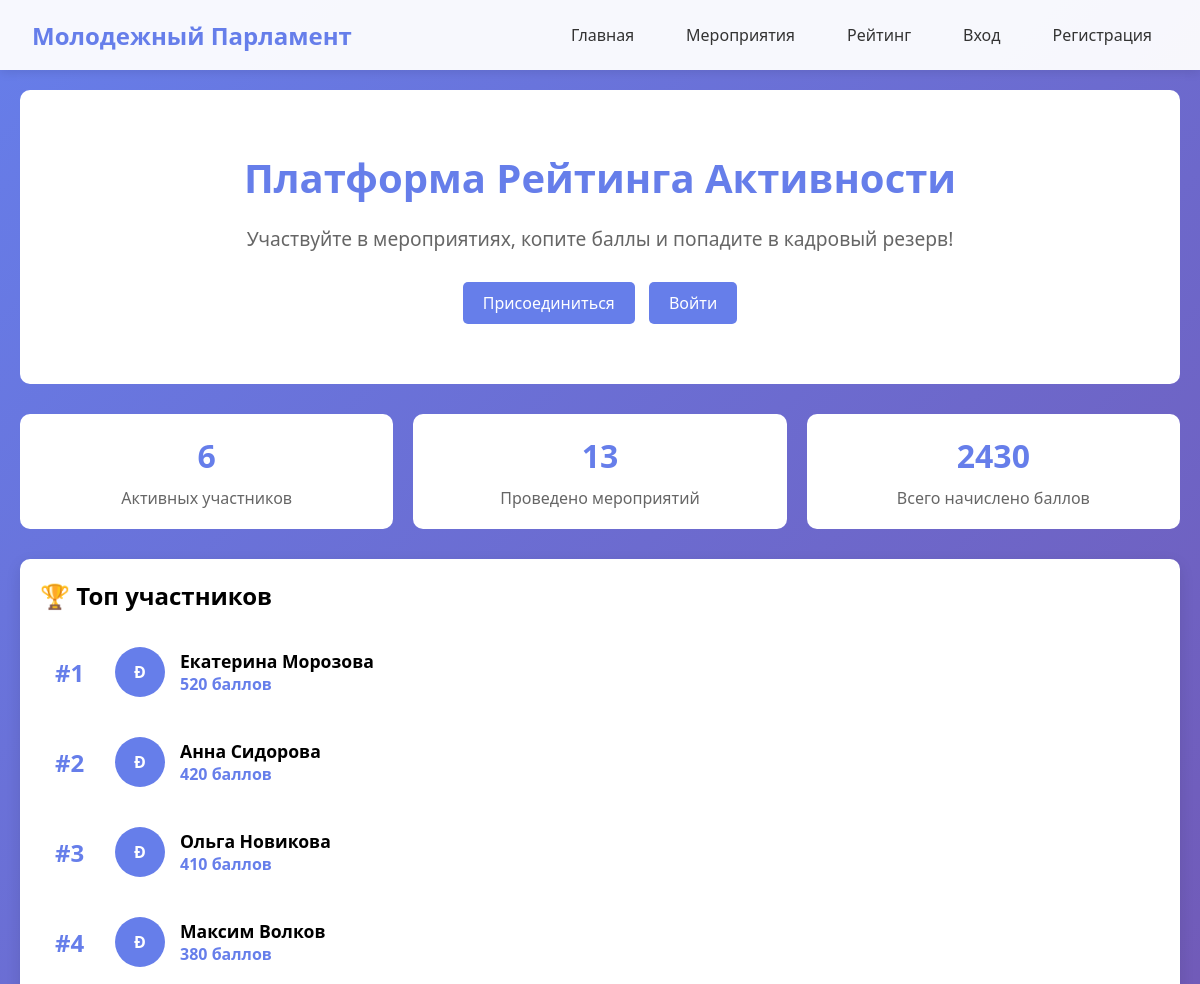
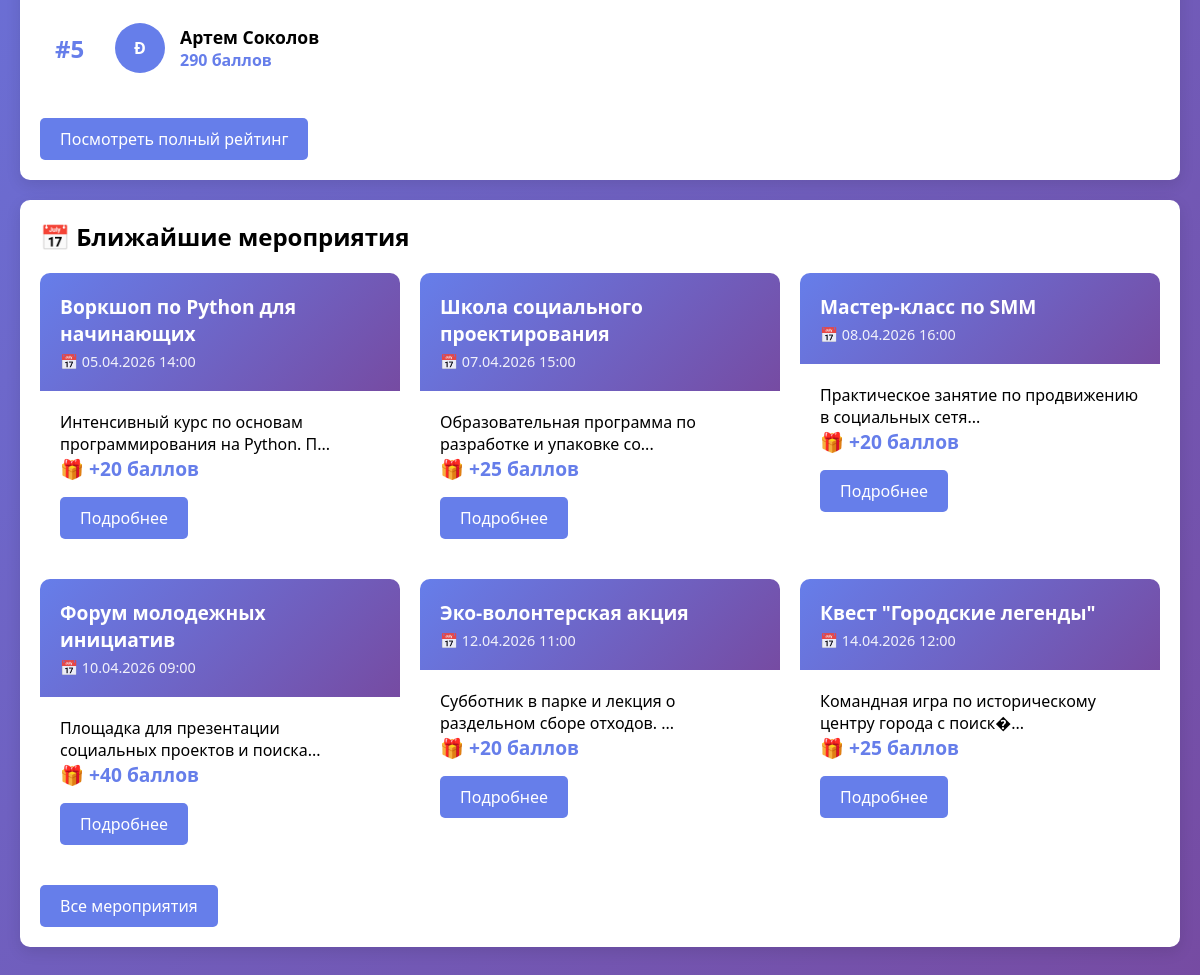
The page / on the database its author committed (2 pictures, top to bottom).
### tables this page shows
CREATE TABLE `users` (
  `id` int NOT NULL,
  `username` varchar(50) NOT NULL,
  `email` varchar(100) NOT NULL,
  `password` varchar(255) NOT NULL,
  `full_name` varchar(100) NOT NULL,
  `role` enum('participant','organizer','admin','hr') DEFAULT 'participant',
  `city` varchar(100) DEFAULT NULL,
  `age` int DEFAULT NULL,
  `education_org` varchar(200) DEFAULT NULL,
  `team_name` varchar(100) DEFAULT NULL,
  `total_points` int DEFAULT '0',
  `trust_rating` decimal(3,2) DEFAULT '5.00',
  `created_at` timestamp NULL DEFAULT CURRENT_TIMESTAMP,
  `is_active` tinyint(1) DEFAULT '1'
);

CREATE TABLE `events` (
  `id` int NOT NULL,
  `title` varchar(200) NOT NULL,
  `description` text,
  `event_date` datetime NOT NULL,
  `location` varchar(200) DEFAULT NULL,
  `category` enum('IT','Социальное проектирование','Медиа','Другое') DEFAULT 'Другое',
  `difficulty_coefficient` decimal(3,2) DEFAULT '1.00',
  `points_awarded` int DEFAULT '10',
  `bonus_description` text,
  `organizer_id` int DEFAULT NULL,
  `is_verified` tinyint(1) DEFAULT '0',
  `created_at` timestamp NULL DEFAULT CURRENT_TIMESTAMP
);

### config.php (called while the page is built, shortened)
<?php
function isLoggedIn() {
    return isset($_SESSION['user_id']);
}
?>

### index.php (the view, shortened to what this page needs)
<?php
require_once 'config.php';
$pdo = getDB();
$topParticipants = $pdo->query("
    SELECT username, full_name, total_points
    FROM users
    WHERE role = 'participant'
    ORDER BY total_points DESC
    LIMIT 5
")->fetchAll();
$upcomingEvents = $pdo->query("
    SELECT * FROM events
    WHERE event_date > NOW() AND is_verified = 1
    ORDER BY event_date ASC
    LIMIT 6
")->fetchAll();
?>
<!DOCTYPE html>
<html lang="ru">
<head>
    <link rel="stylesheet" href="style.css">
</head>
<body>
    <nav class="navbar">
        <div class="nav-container">
            <a href="index.php" class="logo">Молодежный Парламент</a>
            <div class="nav-links">
                <a href="index.php">Главная</a>
                <a href="events.php">Мероприятия</a>
                <a href="leaderboard.php">Рейтинг</a>
                <?php if(isLoggedIn()): ?>
                    <a href="dashboard.php">Личный кабинет</a>
                    <a href="profile.php">Профиль</a>
                    <?php if(hasRole('organizer') || hasRole('admin')): ?>
                        <a href="create_event.php">Создать мероприятие</a>
                    <?php endif; ?>
                    <?php if(hasRole('hr') || hasRole('admin')): ?>
                        <a href="hr_panel.php">Кадровый резерв</a>
                    <?php endif; ?>
                    <?php if(hasRole('admin')): ?>
                        <a href="admin.php">Админка</a>
                    <?php endif; ?>
                    <a href="logout.php" class="btn btn-danger">Выход</a>
                <?php else: ?>
                    <a href="login.php">Вход</a>
                    <a href="register.php">Регистрация</a>
                <?php endif; ?>
            </div>
        </div>
    </nav>
    <div class="container">
        <div style="text-align: center; padding: 60px 20px; background: white; border-radius: 10px; margin-bottom: 30px;">
            <h1 style="font-size: 2.5rem; color: #667eea;">Платформа Рейтинга Активности</h1>
            <p style="font-size: 1.2rem; color: #666; margin-top: 20px;">Участвуйте в мероприятиях, копите баллы и попадите в кадровый резерв!</p>
            <?php if(!isLoggedIn()): ?>
                <div style="margin-top: 30px;">
                    <a href="register.php" class="btn" style="margin-right: 10px;">Присоединиться</a>
                    <a href="login.php" class="btn">Войти</a>
                </div>
            <?php endif; ?>
        </div>
        <div class="stats-grid">
            <div class="stat-card">
                <div class="stat-value"><?= $pdo->query("SELECT COUNT(*) FROM users WHERE role='participant'")->fetchColumn() ?></div>
                <div class="stat-label">Активных участников</div>
            </div>
            <div class="stat-card">
                <div class="stat-value"><?= $pdo->query("SELECT COUNT(*) FROM events WHERE is_verified=1")->fetchColumn() ?></div>
                <div class="stat-label">Проведено мероприятий</div>
            </div>
            <div class="stat-card">
                <div class="stat-value"><?= $pdo->query("SELECT SUM(total_points) FROM users")->fetchColumn() ?></div>
                <div class="stat-label">Всего начислено баллов</div>
            </div>
        </div>
        <div class="card">
            <h2>🏆 Топ участников</h2>
            <div style="margin-top: 20px;">
                <?php foreach($topParticipants as $index => $participant): ?>
                    <div class="leaderboard-item">
                        <div class="rank">#<?= $index + 1 ?></div>
                        <div class="avatar"><?= strtoupper(substr($participant['full_name'], 0, 1)) ?></div>
                        <div class="user-info">
                            <div class="user-name"><?= htmlspecialchars($participant['full_name']) ?></div>
                            <div class="user-points"><?= $participant['total_points'] ?> баллов</div>
                        </div>
                    </div>
                <?php endforeach; ?>
            </div>
            <a href="leaderboard.php" class="btn" style="margin-top: 20px;">Посмотреть полный рейтинг</a>
        </div>
        <div class="card">
            <h2>📅 Ближайшие мероприятия</h2>
            <div class="events-grid" style="margin-top: 20px;">
                <?php foreach($upcomingEvents as $event): ?>
                    <div class="event-card">
                        <div class="event-header">
                            <div class="event-title"><?= htmlspecialchars($event['title']) ?></div>
                            <div class="event-date">📅 <?= date('d.m.Y H:i', strtotime($event['event_date'])) ?></div>
                        </div>
                        <div class="event-body">
                            <p><?= htmlspecialchars(substr($event['description'], 0, 100)) ?>...</p>
                            <div class="event-points">🎁 +<?= $event['points_awarded'] ?> баллов</div>
                            <a href="event_detail.php?id=<?= $event['id'] ?>" class="btn" style="margin-top: 15px;">Подробнее</a>
                        </div>
                    </div>
                <?php endforeach; ?>
            </div>
            <a href="events.php" class="btn" style="margin-top: 20px;">Все мероприятия</a>
        </div>
    </div>
</body>
</html>

### style.css (style rules this page uses)
* { margin: 0; padding: 0; box-sizing: border-box; }
body { font-family: 'Segoe UI', Tahoma, Geneva, Verdana, sans-serif; background: linear-gradient(135deg, #667eea 0%, #764ba2 100%); min-height: 100vh; }
.container { max-width: 1200px; margin: 0 auto; padding: 20px; }
.navbar { background: rgba(255, 255, 255, 0.95); box-shadow: 0 2px 10px rgba(0,0,0,0.1); position: sticky; top: 0; z-index: 1000; }
.nav-container { max-width: 1200px; margin: 0 auto; padding: 1rem 2rem; display: flex; justify-content: space-between; align-items: center; }
.logo { font-size: 1.5rem; font-weight: bold; color: #667eea; text-decoration: none; }
.nav-links { display: flex; gap: 20px; align-items: center; }
.nav-links a { text-decoration: none; color: #333; padding: 8px 16px; border-radius: 5px; transition: all 0.3s; }
.card { background: white; border-radius: 10px; box-shadow: 0 5px 15px rgba(0,0,0,0.1); padding: 20px; margin-bottom: 20px; transition: transform 0.3s; }
.btn { display: inline-block; padding: 10px 20px; background: #667eea; color: white; border: none; border-radius: 5px; cursor: pointer; font-size: 16px; transition: background 0.3s; text-decoration: none; }
.stats-grid { display: grid; grid-template-columns: repeat(auto-fit, minmax(250px, 1fr)); gap: 20px; margin-bottom: 30px; }
.stat-card { background: white; padding: 20px; border-radius: 10px; text-align: center; }
.stat-value { font-size: 2rem; font-weight: bold; color: #667eea; }
.stat-label { color: #666; margin-top: 10px; }
.leaderboard-item { display: flex; align-items: center; padding: 15px; background: white; margin-bottom: 10px; border-radius: 10px; }
.rank { font-size: 1.5rem; font-weight: bold; width: 60px; color: #667eea; }
.avatar { width: 50px; height: 50px; border-radius: 50%; background: #667eea; display: flex; align-items: center; justify-content: center; color: white; font-weight: bold; margin-right: 15px; }
.user-info { flex: 1; }
.user-name { font-weight: bold; font-size: 1.1rem; }
.user-points { color: #667eea; font-weight: bold; }
.events-grid { display: grid; grid-template-columns: repeat(auto-fill, minmax(350px, 1fr)); gap: 20px; }
.event-card { background: white; border-radius: 10px; overflow: hidden; transition: transform 0.3s; }
.event-header { background: linear-gradient(135deg, #667eea, #764ba2); color: white; padding: 20px; }
.event-title { font-size: 1.2rem; font-weight: bold; }
.event-date { font-size: 0.9rem; opacity: 0.9; margin-top: 5px; }
.event-body { padding: 20px; }
.event-points { color: #667eea; font-weight: bold; font-size: 1.2rem; }

### rows shown on the page
users: full_name "Ð", full_name "Екатерина Морозова", total_points "520"
users: full_name "Ð", full_name "Анна Сидорова", total_points "420"
users: full_name "Ð", full_name "Ольга Новикова", total_points "410"
users: full_name "Ð", full_name "Максим Волков", total_points "380"
users: full_name "Ð", full_name "Артем Соколов", total_points "290"
events: title "Воркшоп по Python для начинающих", event_date "05.04.2026 14:00", description "Интенсивный курс по основам программирования на Python. П", points_awarded "20"
events: title "Школа социального проектирования", event_date "07.04.2026 15:00", description "Образовательная программа по разработке и упаковке со", points_awarded "25"
events: title "Мастер-класс по SMM", event_date "08.04.2026 16:00", description "Практическое занятие по продвижению в социальных сетя", points_awarded "20"
events: title "Форум молодежных инициатив", event_date "10.04.2026 09:00", description "Площадка для презентации социальных проектов и поиска", points_awarded "40"
events: title "Эко-волонтерская акция", event_date "12.04.2026 11:00", description "Субботник в парке и лекция о раздельном сборе отходов.", points_awarded "20"
events: title "Квест \"Городские легенды\"", event_date "14.04.2026 12:00", description "Командная игра по историческому центру города с поиск�", points_awarded "25"

### other values the page prints
$pdo->query("SELECT SUM(total_points) FROM users")->fetchColumn() "2430"
